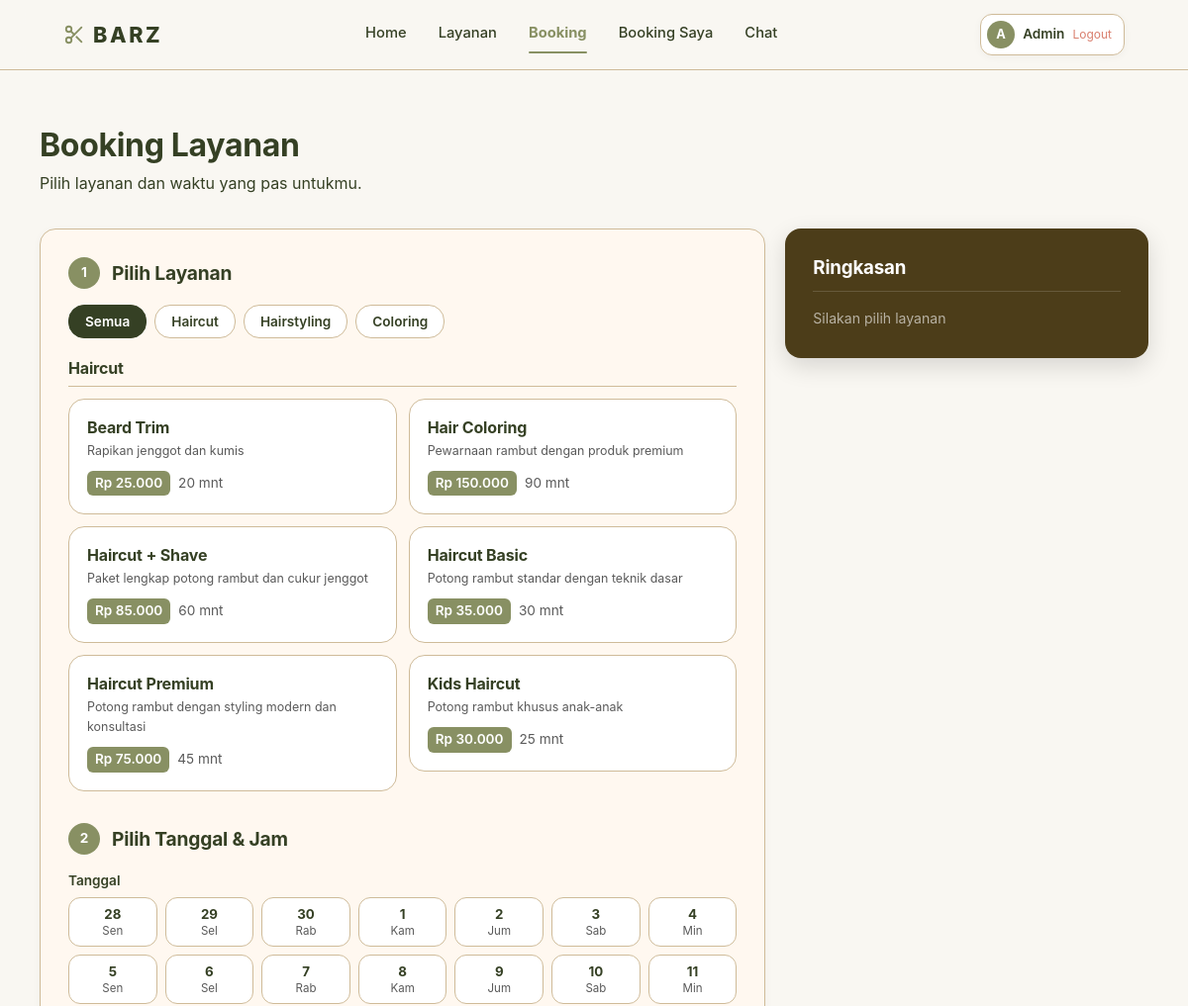
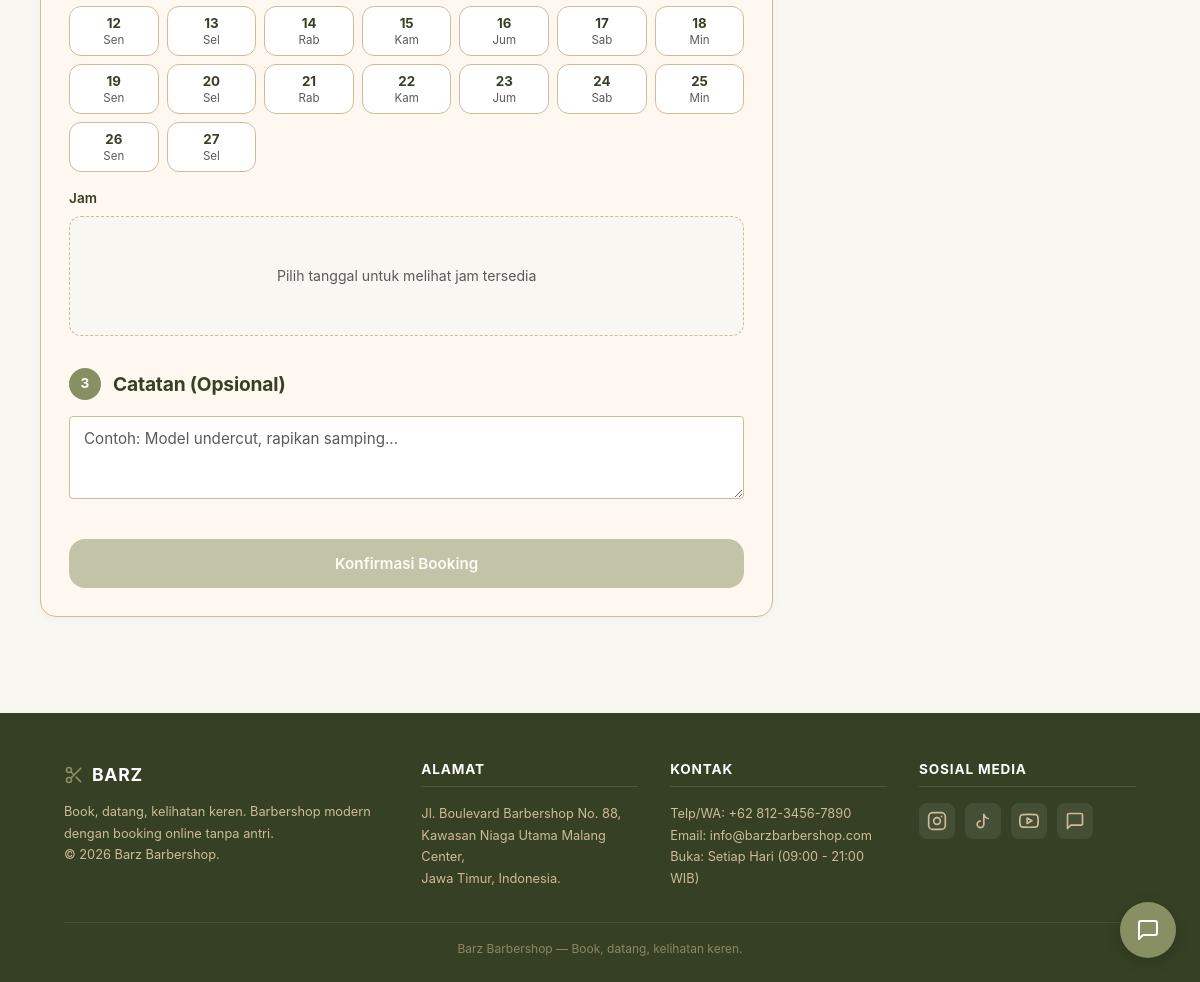
/index.php?page=booking (signed in), run on the app's committed database (2 pictures, top to bottom).
### tables this page shows
CREATE TABLE services (
    id INT AUTO_INCREMENT PRIMARY KEY,
    name VARCHAR(100) NOT NULL,
    description TEXT,
    price DECIMAL(10, 2) NOT NULL,
    duration INT NOT NULL COMMENT 'Duration in minutes',
    image VARCHAR(255),
    is_active BOOLEAN DEFAULT TRUE,
    created_at TIMESTAMP DEFAULT CURRENT_TIMESTAMP,
    updated_at TIMESTAMP DEFAULT CURRENT_TIMESTAMP ON UPDATE CURRENT_TIMESTAMP,
    INDEX idx_active (is_active)
);

### includes/functions.php (called while the page is built, shortened)
<?php
function formatPrice($price) {
    return 'Rp ' . number_format($price, 0, ',', '.');
}
function getServices($activeOnly = true) {
    $db = getDB();
    $sql = "SELECT * FROM services" . ($activeOnly ? " WHERE is_active = 1" : "") . " ORDER BY name";
    $result = $db->query($sql);
    return $result->fetch_all(MYSQLI_ASSOC);
}

### pages/booking.php (the view, shortened to what this page needs)
<?php
$services = getServices(true);
?>
<section class="section wrap">
    <div class="page-head">
        <h1>Booking Layanan</h1>
        <p>Pilih layanan dan waktu yang pas untukmu.</p>
    </div>
    <div class="book2">
        <div class="panel book-main">
            <form method="POST" id="bookingForm">
                <div class="step">
                    <div class="step-head">
                        <span class="step-num">1</span>
                        <h3>Pilih Layanan</h3>
                    </div>
                    <div class="cat-tabs">
                        <button type="button" class="cat-tab on" data-bcat="ALL">Semua</button>
                        <button type="button" class="cat-tab" data-bcat="HAIRCUT">Haircut</button>
                        <button type="button" class="cat-tab" data-bcat="HAIRSTYLING">Hairstyling</button>
                        <button type="button" class="cat-tab" data-bcat="COLORING">Coloring</button>
                    </div>
                    <?php
                    $bgroups = ['HAIRCUT' => [], 'HAIRSTYLING' => [], 'COLORING' => []];
                    foreach ($services as $s) {
                        $c = serviceCategory($s);
                        $bgroups[$c][] = $s;
                    }
                    ?>
                    <?php foreach ($bgroups as $gname => $items): ?>
                        <?php if (count($items) === 0) continue; ?>
                        <div class="book-sec" data-bsec="<?php echo $gname; ?>">
                            <h4 class="book-sec-t"><?php echo ucfirst(strtolower($gname)); ?></h4>
                            <div class="pick-grid">
                                <?php foreach ($items as $service): ?>
                                <label class="pick">
                                    <div class="pick-box">
                                        <h4><?php echo htmlspecialchars($service['name']); ?></h4>
                                        <p class="desc"><?php echo htmlspecialchars($service['description']); ?></p>
                                        <div class="pick-meta">
                                            <span class="mini-price"><?php echo formatPrice($service['price']); ?></span>
                                            <span class="mini-dur"><?php echo $service['duration']; ?> mnt</span>
                                        </div>
                                    </div>
                                </label>
                                <?php endforeach; ?>
                            </div>
                        </div>
                    <?php endforeach; ?>
                </div>
                <div class="step">
                    <div class="step-head">
                        <span class="step-num">2</span>
                        <h3>Pilih Tanggal &amp; Jam</h3>
                    </div>
                    <div class="field">
                        <label class="label" for="bookingDate">Tanggal</label>
                        <div class="cal7" id="calendarGrid"></div>
                    </div>
                    <div class="field">
                        <span class="label">Jam</span>
                        <div id="timeSlots" class="slotbox">
                            <p>Pilih tanggal untuk melihat jam tersedia</p>
                        </div>
                    </div>
                </div>
                <div class="step">
                    <div class="step-head">
                        <span class="step-num">3</span>
                        <h3>Catatan (Opsional)</h3>
                    </div>
                    <textarea class="area" name="notes" rows="3" placeholder="Contoh: Model undercut, rapikan samping..."></textarea>
                </div>
                <button type="submit" class="button button-primary button-block" id="submitBtn" disabled>Konfirmasi Booking</button>
            </form>
        </div>
        <aside class="sum">
            <h3>Ringkasan</h3>
            <div id="bookingSummary"><p class="idle">Silakan pilih layanan</p></div>
        </aside>
    </div>
</section>
<?php
include __DIR__ . '/../includes/layout.php';
?>

### assets/css/style.css (style rules this page uses)
:root { --bg:#F9F7F2; --surface:#FFF8F0; --ink:#354024; --muted:#5A5A5A; --accent:#889063; --accent-hi:#767E54; --taupe:#C9A876; --cafe:#4C3D19; --bone:#E5D7C4; --ok:#6FA86F; --bad:#D97F6E; --line:#CFBB99; --r-card:16px; --r-btn:16px; --r-in:4px; --sh:0 2px 8px rgba(0,0,0,.04); --sh-up:0 8px 24px rgba(0,0,0,.14); --font:-apple-system,BlinkMacSystemFont,"Segoe UI",Roboto,"Helvetica Neue",Arial,"Noto Sans",sans-serif; }
*,*::before,*::after { box-sizing:border-box;margin:0;padding:0 }
html { font-size:16px }
body { font-family:var(--font);background:var(--bg);color:var(--ink);line-height:1.6;-webkit-font-smoothing:antialiased }
h1,h2,h3,h4 { font-family:var(--font);font-weight:700;line-height:1.25;letter-spacing:-.01em }
button { font-family:var(--font) }
.wrap { max-width:1120px;margin:0 auto;padding-left:24px;padding-right:24px }
.button { display:inline-flex;align-items:center;justify-content:center;gap:8px;padding:14px 28px;border-radius:var(--r-btn);font-weight:600;font-size:.95rem;text-decoration:none;cursor:pointer;border:1px solid transparent;transition:background 200ms,color 200ms,border-color 200ms }
.button-primary { background:var(--accent);color:#fff }
.button-block { width:100% }
.button[disabled] { opacity:.5;cursor:not-allowed }
.section { padding:56px 0 }
.cat-tabs { display:flex;gap:8px;margin-bottom:20px;flex-wrap:wrap }
.cat-tab { padding:8px 16px;border:1px solid var(--line);border-radius:var(--r-btn);background:#fff;font-size:.85rem;font-weight:600;cursor:pointer;transition:all 200ms;text-decoration:none;color:var(--ink) }
.cat-tab.on { background:var(--ink);color:#fff;border-color:var(--ink) }
.panel { background:var(--surface);border:1px solid var(--line);border-radius:var(--r-card);box-shadow:var(--sh) }
.field { margin-bottom:16px }
.label { display:block;font-size:.85rem;font-weight:600;margin-bottom:6px }
.input,.select,.area { width:100%;padding:12px 14px;border:1px solid var(--line);border-radius:var(--r-in);background:#fff;color:var(--ink);font-size:.95rem;font-family:var(--font);transition:border-color 200ms }
.input::placeholder,.area::placeholder { color:var(--muted) }
.page-head { margin-bottom:32px }
.page-head h1 { font-size:2rem;margin-bottom:6px }
.book2 { display:grid;grid-template-columns:2fr 1fr;gap:20px;align-items:start }
.book-main { padding:28px }
.step { margin-bottom:32px }
.step-head { display:flex;align-items:center;gap:12px;margin-bottom:16px }
.step-num { width:32px;height:32px;border-radius:50%;background:var(--accent);color:#fff;display:inline-flex;align-items:center;justify-content:center;font-weight:700;font-size:.85rem;flex:none }
.step-head h3 { font-size:1.2rem }
.book-sec { margin-bottom:20px }
.book-sec-t { font-size:1rem;margin-bottom:12px;padding-bottom:8px;border-bottom:1px solid var(--line) }
.pick-grid { display:grid;grid-template-columns:1fr 1fr;gap:12px }
.pick { cursor:pointer }
.pick-box { padding:18px;border:1px solid var(--line);border-radius:var(--r-card);transition:border-color 200ms,background 200ms;background:#fff }
.pick-box h4 { margin-bottom:4px }
.pick-box .desc { font-size:.78rem;color:var(--muted);margin-bottom:10px }
.pick-meta { display:flex;align-items:center;gap:8px;font-size:.85rem }
.mini-price { background:var(--accent);color:#fff;padding:2px 8px;border-radius:6px;font-weight:600 }
.mini-dur { color:var(--muted) }
.cal7 { display:grid;grid-template-columns:repeat(7,1fr);gap:8px }
.slotbox { min-height:120px;border:1px dashed var(--line);border-radius:12px;padding:20px;display:flex;align-items:center;justify-content:center;background:var(--bg);font-size:.88rem;color:var(--muted) }
.sum { background:#4C3D19;color:#fff;border-radius:var(--r-card);box-shadow:var(--sh-up);padding:28px;position:sticky;top:88px }
.sum h3 { margin-bottom:16px;padding-bottom:12px;border-bottom:1px solid rgba(255,255,255,.15) }
.sum .idle { color:rgba(255,255,255,.6);font-size:.88rem }

### data on the page
services: name "Beard Trim", description "Rapikan jenggot dan kumis", price "Rp 25.000", duration "20"
services: name "Hair Coloring", description "Pewarnaan rambut dengan produk premium", price "Rp 150.000", duration "90"
services: name "Haircut + Shave", description "Paket lengkap potong rambut dan cukur jenggot", price "Rp 85.000", duration "60"
services: name "Haircut Basic", description "Potong rambut standar dengan teknik dasar", price "Rp 35.000", duration "30"
services: name "Haircut Premium", description "Potong rambut dengan styling modern dan konsultasi", price "Rp 75.000", duration "45"
services: name "Kids Haircut", description "Potong rambut khusus anak-anak", price "Rp 30.000", duration "25"

### other printed values
substr($_SESSION['name'] ?? 'B', 0, 1) "A"
$_SESSION['name'] "Admin"
$gname "Haircut"
